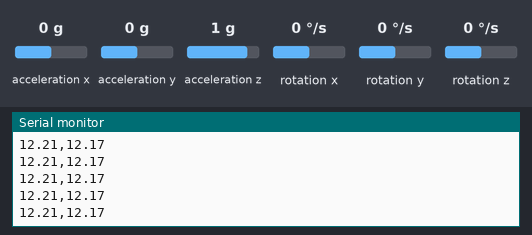
The sketch below on a simulated Teensy 4. Shown: the last lines printed to the serial monitor. Wiring (inferred from the names in the program): MPU-6050 motion sensor at I2C address 0x68. The test bench sets the inputs (shaded band); at power-on: acceleration x 0 g, acceleration y 0 g, acceleration z 1 g, rotation x 0 °/s, rotation y 0 °/s, rotation z 0 °/s.

Above: at 1.4 s.
1.5 s: acceleration x set to -1.4 g
At 2.2 s:
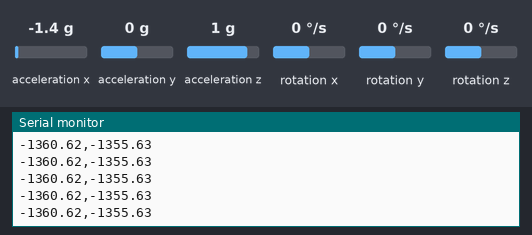
4.5 s: acceleration x set to -0.8 g
At 5.1 s:
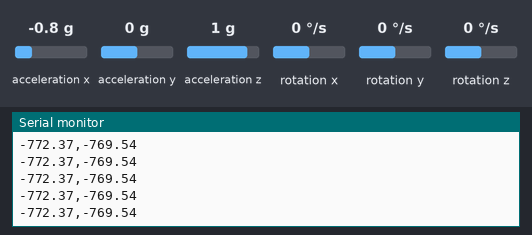
Timing chart, 0 to 7.5 s (numbered marks = the images above; inputs shaded):
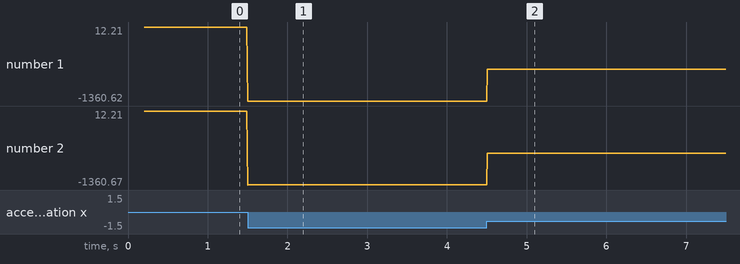

The sketch:

Test_Double_Filter.ino
```cpp
/*
Idée venu de ce pdf : https://www.unige.ch/cisa/wiki/lib/exe/fetch.php?media=psychophysiology:accelerometer_data_filtering.pdf
*/

#include <Wire.h>
#include "GY521.h"

#define RAW2G 1.0/16384.0;
#define G_TO_CM2 980.665
#define G 9.80665
#define G2 G * G
#define SQRT_G sqrt(G)
#define CORRECTION_FACTOR G2/SQRT_G
#define NUM_READINGS 50
#define BUFFER_ZONE_X 7
#define BUFFER_ZONE_Y 4
#define OFFSET_COUNTER 250
#define PRINT_ACC true

#define LOW_FC 20 //fréquence de coupure filtre passe bas
#define HIGH_FC 0.05 //fréquence de coupure filtre passe haut

GY521 sensor(0x68);

double accX, accY;

uint32_t timer;

// FILTRE PASS-HAUT
// Axe X
// Vitesse X
double entryHighpassVX;
double highPassVX;
double oldHighPassVX;

// Distance X
double entryHighpassDX;
double highPassDX;
double oldHighPassDX;

// Axe Y
// Vitesse Y
double entryHighpassVY;
double highPassVY;
double oldHighPassVY;

// Distance Y
double entryHighpassDY;
double highPassDY;
double oldHighPassDY;

// Constante de temps
double high_tau;


// FILTRE PASS-BAS
// Axe X
// Vitesse X
double entryLowpassVX;
double lowPassVX;

// Distance X
double entryLowpassDX;
double lowPassDX;

// Axe Y
// Vitesse Y
double entryLowpassVY;
double lowPassVY;

// Distance Y
double entryLowpassDY;
double lowPassDY;

// Constante de temps
double low_tau;

//MOYENNE GLISSANTE
double counter = 0;
// Accélération X
double readingsX[NUM_READINGS];
int readIndexX = 0;
double totalX = 0;
double averageX = 0;
double offsetX = 0;

// Accélération Y
double readingsY[NUM_READINGS];
int readIndexY = 0;
double totalY = 0;
double averageY = 0;
double offsetY = 0;

bool ready2go = false;
double vx, vy;
double dx, dy;
double finalDistance = 0;

bool reset_offset = false;
int counter_reset = 0;
double old_dx, old_dy = -1;

void setup_sensor() {
  delay(100);
  while (sensor.wakeup() == false)
  {
    Serial.print(millis());
    Serial.println("\tCould not connect to GY521");
    delay(1000);
  }
  sensor.setAccelSensitivity(2);  // 8g

  sensor.setThrottle();
  Serial.println("start...");

  // set calibration values from calibration sketch.
  sensor.axe = 204 * RAW2G;
  sensor.aye = 2133 * RAW2G;
  sensor.aze = 1280 * RAW2G;
}

double smoothX(double value) {
  double average;
  totalX = totalX - readingsX[readIndexX];
  readingsX[readIndexX] = value;
  totalX = totalX + readingsX[readIndexX];
  readIndexX = (readIndexX + 1) % NUM_READINGS;
  average = totalX / NUM_READINGS;
  return average;
}

double smoothY(double value) {
  double average;
  totalY = totalY - readingsY[readIndexY];
  readingsY[readIndexY] = value;
  totalY = totalY + readingsY[readIndexY];
  readIndexY = (readIndexY + 1) % NUM_READINGS;
  average = totalY / NUM_READINGS;
  return average;
}

double lowPassFilter(double e, double s, double dt) {
  return s + (dt/low_tau) * (e - s);
}

double highPassFilter(double e, double old_e, double s, double dt) {
  return s + (e - old_e) - (dt/high_tau) * s;
}

double integration(double value, double dt) {
  return value * dt;
}

double distance(double x, double y) {
  return sqrt(x * x + y * y);
}

void setup() {
  Serial.begin(115200);
  Wire.begin();
  setup_sensor();
  delay(100); // Wait for sensor to stabilize

  sensor.read();
  accX = sensor.getAccelX() * G_TO_CM2;
  accY = sensor.getAccelY() * G_TO_CM2;

  // Constantes de temps
  high_tau = 1 / (2 * PI * HIGH_FC);
  low_tau = 1 / (2 * PI * LOW_FC);

  // AXE X
  // Filtre passe haut pour la vitesse X
  entryHighpassVX = accX;
  highPassVX = accX;
  oldHighPassVX = accX;

  // Filtre passe bas pour la vitesse X
  entryLowpassVX = highPassVX;
  lowPassVX = highPassVX;

  vx = 0;
  dx = 0;

  // Filtre passe haut pour la distance X
  entryHighpassDX = vx;
  highPassDX = vx;
  oldHighPassDX = vx;

  // Filtre passe bas pour la distance X
  entryLowpassDX = highPassDX;
  lowPassDX = highPassDX;

  // AXE Y
  // Filtre passe haut pour la vitesse Y
  entryHighpassVY = accY;
  highPassVY = accY;
  oldHighPassVY = accY;

  // Filtre passe bas pour la vitesse Y
  entryLowpassVY = highPassVY;
  lowPassVY = highPassVY;

  vy = 0;
  dy = 0;

  // Filtre passe haut pour la distance Y
  entryHighpassDY = vy;
  highPassDY = vy;
  oldHighPassDY = vy;


  timer = micros();
}

void loop() {

  // Gestion des offsets
  if (counter == OFFSET_COUNTER) {
    offsetX = averageX;
    offsetY = averageY;
    ready2go = true;
    dx = 0;
    dy = 0;
    Serial.print("Offset Applied!\n");
  }

  if (counter < OFFSET_COUNTER + 1) {
    counter++;
  }

  // On récupère la valeur actuelle de l'accélération
  sensor.read();
  accX = sensor.getAccelX() * G_TO_CM2;
  accY = sensor.getAccelY() * G_TO_CM2;

  // On met à jour le delta de temps
  double dt = (double)(micros() - timer) / 1000000;
  timer = micros();

  // AXE X
  // On met à jour l'ancienne valeur du filtre passe haut pour la vitesse
  oldHighPassVX = highPassVX;

  // Filtre passe haut pour la vitesse X
  entryHighpassVX = accX;
  highPassVX = highPassFilter(entryHighpassVX, oldHighPassVX, highPassVX, dt);

  // Filtre passe haut pour la vitesse X
  entryLowpassVX = highPassVX;
  lowPassVX = lowPassFilter(entryLowpassVX, lowPassVX, dt);

  // On calcule VX
  vx = integration(lowPassVX, dt);

  // On met à jour l'ancienne valeur du filtre passe haut pour la distance X
  oldHighPassDX = highPassDX;

  //Filtrage passe haut pour la distance X
  entryHighpassDX = vx;
  highPassDX = highPassFilter(entryHighpassDX, oldHighPassDX, highPassDX, dt);

  //Filtrage passe bas pour la distance X
  entryLowpassDX = highPassDX;
  lowPassDX = lowPassFilter(entryLowpassDX, lowPassDX, dt);


  // AXE Y
  // On met à jour l'ancienne valeur du filtre passe haut pour la vitesse
  oldHighPassVY = highPassVY;

  // Filtre passe haut pour la vitesse Y
  entryHighpassVY = accY;
  highPassVY = highPassFilter(entryHighpassVY, oldHighPassVY, highPassVY, dt);

  // Filtre passe haut pour la vitesse Y
  entryLowpassVY = highPassVY;
  lowPassVY = lowPassFilter(entryLowpassVY, lowPassVY, dt);

  // On calcule VY
  vy = integration(lowPassVY, dt);

  // On met à jour l'ancienne valeur du filtre passe haut pour la distance Y
  oldHighPassDY = highPassDY;

  //Filtrage passe haut pour la distance Y
  entryHighpassDY = vy;
  highPassDY = highPassFilter(entryHighpassDY, oldHighPassDY, highPassDY, dt);

  //Filtrage passe bas pour la distance Y
  entryLowpassDY = highPassDY;
  lowPassDY = lowPassFilter(entryLowpassDY, lowPassDY, dt);


  // Lissage des courbes pour le calcul
  averageX = smoothX(lowPassDX)*100 - offsetX;
  averageY = smoothY(lowPassDY)*100 - offsetY;

  // Calcul de la distance parcourue sur l'axe X
  if ((abs(averageX) > BUFFER_ZONE_X) && ready2go) {
    old_dx = dx;
    dx += integration(abs(averageX), dt) * CORRECTION_FACTOR/100;
  }

  // Calcul de la distance parcourue sur l'axe Y
  if ((abs(averageY) > BUFFER_ZONE_Y) && ready2go) {
    old_dy = dy;
    dy += integration(abs(averageY), dt) * CORRECTION_FACTOR/100;
  }

  if ((abs(old_dx - dx) || abs(old_dy - dy)) && ready2go) {
    if (counter_reset == 500) {
      counter_reset = 0;
      dx = 0;
      dy = 0;
    } else {
      counter_reset++;
    }
  } else {
    counter_reset = 0;
  }

  // Calcul de la distance finale parcourue
  finalDistance = distance(dx, dy); //A modifier en += plus tard et du coup couvertir les dx et dy aussi

  //AFFICHAGE
  if (PRINT_ACC) {
    Serial.print(accX);Serial.print(",");
    Serial.print(highPassVX);
    Serial.print("\n");
  } else {
    Serial.print(dx);Serial.print(",");
    Serial.print(dy);Serial.print(",");
    Serial.print(finalDistance);
    Serial.print("\n");
  }

  delay(10);
}
```

GY521.cpp
```cpp
// (licence header left out)
#include "GY521.h"

// keep register names in sync with BIG MPU6050 lib
#include "GY521_registers.h"

#define GY521_WAKEUP                 0x00

#define RAD2DEGREES                 (180.0 / PI)
#define RAW2DPS_FACTOR              (1.0 / 131.0)
#define RAW2G_FACTOR                (1.0 / 16384.0)


/////////////////////////////////////////////////////
//
// PUBLIC
//
GY521::GY521(uint8_t address, TwoWire *wire)
{
  _address = address;
  _wire    = wire;
  reset();
}


#if defined (ESP8266) || defined(ESP32)
bool GY521::begin(uint8_t sda, uint8_t scl)
{
  _wire->begin(sda, scl);
  if (isConnected())
  {
    return wakeup();
  }
  return false;
}
#endif


bool GY521::begin()
{
  _wire->begin();
  if (isConnected())
  {
    return wakeup();
  }
  return false;
}


bool GY521::isConnected()
{
  _wire->beginTransmission(_address);
  return (_wire->endTransmission() == 0);
}

void GY521::reset()
{
  setThrottleTime(GY521_THROTTLE_TIME);

  _ax  = _ay  = _az  = 0;
  _aax = _aay = _aaz = 0;
  _gx  = _gy  = _gz  = 0;
  _pitch = 0;
  _roll  = 0;
  _yaw   = 0;
}


bool GY521::wakeup()
{
  _wire->beginTransmission(_address);
  _wire->write(GY521_PWR_MGMT_1);
  _wire->write(GY521_WAKEUP);
  return (_wire->endTransmission() == 0);
}


int16_t GY521::read()
{
  uint32_t now = millis();
  if (_throttle)
  {
    if ((now - _lastTime) < _throttleTime)
    {
      // not an error.
      return GY521_THROTTLED;
    }
  }
  _lastTime = now;

  // Connected ?
  _wire->beginTransmission(_address);
  _wire->write(GY521_ACCEL_XOUT_H);
  if (_wire->endTransmission() != 0)
  {
    _error = GY521_ERROR_WRITE;
    return _error;
  }

  // Get the data
  int8_t n = _wire->requestFrom(_address, (uint8_t)14);
  if (n != 14)
  {
    _error = GY521_ERROR_READ;
    return _error;
  }
  // ACCELEROMETER
  _ax = _WireRead2();  // ACCEL_XOUT_H  ACCEL_XOUT_L
  _ay = _WireRead2();  // ACCEL_YOUT_H  ACCEL_YOUT_L
  _az = _WireRead2();  // ACCEL_ZOUT_H  ACCEL_ZOUT_L
  // TEMPERATURE
  _temperature = _WireRead2(); // TEMP_OUT_H    TEMP_OUT_L
  // GYROSCOPE
  _gx = _WireRead2();  // GYRO_XOUT_H   GYRO_XOUT_L
  _gy = _WireRead2();  // GYRO_YOUT_H   GYRO_YOUT_L
  _gz = _WireRead2();  // GYRO_ZOUT_H   GYRO_ZOUT_L

  // duration interval
  now = micros();
  float duration = (now - _lastMicros) * 1e-6;  // duration in seconds.
  _lastMicros = now;


  // next lines might be merged per axis.

  // Convert raw acceleration to g's
  _ax *= _raw2g;
  _ay *= _raw2g;
  _az *= _raw2g;

  // Error correct raw acceleration (in g) measurements  // #18 kudos to Merkxic
  _ax += axe;
  _ay += aye;
  _az += aze;

  // prepare for Pitch Roll Yaw
  float _ax2 = _ax * _ax;
  float _ay2 = _ay * _ay;
  float _az2 = _az * _az;

  _aax = atan(       _ay / sqrt(_ax2 + _az2)) * RAD2DEGREES;
  _aay = atan(-1.0 * _ax / sqrt(_ay2 + _az2)) * RAD2DEGREES;
  _aaz = atan(       _az / sqrt(_ax2 + _ay2)) * RAD2DEGREES;
  // optimize #22
  // _aax = atan(_ay / hypot(_ax, _az)) * RAD2DEGREES;
  // _aay = atan(-1.0 * _ax / hypot(_ay, _az)) * RAD2DEGREES;
  // _aaz = atan(_az / hypot(_ax, _ay)) * RAD2DEGREES;

  // Convert to Celsius
  _temperature = _temperature * 0.00294117647 + 36.53;  //  == /340.0  + 36.53;

  // Convert raw Gyro to degrees/seconds
  _gx *= _raw2dps;
  _gy *= _raw2dps;
  _gz *= _raw2dps;

  // Error correct raw gyro measurements.
  _gx += gxe;
  _gy += gye;
  _gz += gze;

  _gax += _gx * duration;
  _gay += _gy * duration;
  _gaz += _gz * duration;

  _yaw   = _gaz;
  _pitch = 0.96 * _gay + 0.04 * _aay;
  _roll  = 0.96 * _gax + 0.04 * _aax;

  return GY521_OK;
}


bool GY521::setAccelSensitivity(uint8_t as)
{
  _afs = as;
  if (_afs > 3) _afs = 3;
  uint8_t val = getRegister(GY521_ACCEL_CONFIG);
  if (_error != 0)
  {
    return false;
  }
  // no need to write same value
  if (((val >> 3) & 3) != _afs)
  {
    val &= 0xE7;
    val |= (_afs << 3);
    if (setRegister(GY521_ACCEL_CONFIG, val) != GY521_OK)
    {
      return false;
    }
  }
  // calculate conversion factor.  // 4 possible values => lookup table?
  _raw2g = (1 << _afs) * RAW2G_FACTOR;
  return true;
}


uint8_t GY521::getAccelSensitivity()
{
  uint8_t val = getRegister(GY521_ACCEL_CONFIG);
  if (_error != GY521_OK)
  {
    return _error; // return and propagate error (best thing to do)
  }
  _afs = (val >> 3) & 3;
  return _afs;
}


bool GY521::setGyroSensitivity(uint8_t gs)
{
  _gfs = gs;
  if (_gfs > 3) _gfs = 3;
  uint8_t val = getRegister(GY521_GYRO_CONFIG);
  if (_error != 0)
  {
    return false;
  }
  // no need to write same value
  if (((val >> 3) & 3) != _gfs)
  {
    val &= 0xE7;
    val |= (_gfs << 3);
    if (setRegister(GY521_GYRO_CONFIG, val) != GY521_OK)
    {
      return false;
    }
  }
  // calculate conversion factor..  // 4 possible values => lookup table?
  _raw2dps = (1 << _gfs) * RAW2DPS_FACTOR;
  return true;
}


uint8_t GY521::getGyroSensitivity()
{
  uint8_t val = getRegister(GY521_GYRO_CONFIG);
  if (_error != GY521_OK)
  {
    return _error; // return and propagate error (best thing to do)
  }
  _gfs = (val >> 3) & 3;
  return _gfs;
}


uint8_t GY521::setRegister(uint8_t reg, uint8_t value)
{
  _wire->beginTransmission(_address);
  _wire->write(reg);
  _wire->write(value);
  // no need to do anything if not connected.
  if (_wire->endTransmission() != 0)
  {
    _error = GY521_ERROR_WRITE;
    return _error;
  }
  return GY521_OK;
}


uint8_t GY521::getRegister(uint8_t reg)
{
  _wire->beginTransmission(_address);
  _wire->write(reg);
  if (_wire->endTransmission() != 0)
  {
    _error = GY521_ERROR_WRITE;
    return _error;
  }
  uint8_t n = _wire->requestFrom(_address, (uint8_t) 1);
  if (n != 1)
  {
    _error = GY521_ERROR_READ;
    return _error;
  }
  uint8_t val = _wire->read();
  return val;
}


// to read register of 2 bytes.
int16_t GY521::_WireRead2()
{
  int16_t tmp = _wire->read();
  tmp <<= 8;
  tmp |= _wire->read();
  return tmp;
}


// -- END OF FILE --
```

GY521.h
```cpp
#pragma once
//
//    FILE: GY521.h
//  AUTHOR: Rob Tillaart
// VERSION: 0.3.6
// PURPOSE: Arduino library for I2C GY521 accelerometer-gyroscope sensor
//     URL: https://github.com/RobTillaart/GY521
//
// HISTORY:
// see GY521.cpp file
//


#include "Arduino.h"
#include "Wire.h"


#define GY521_LIB_VERSION           (F("0.3.6"))


#ifndef GY521_THROTTLE_TIME
#define GY521_THROTTLE_TIME         10   // milliseconds
#endif


// ERROR CODES
#define GY521_OK                     0
#define GY521_THROTTLED              1
#define GY521_ERROR_READ            -1
#define GY521_ERROR_WRITE           -2
#define GY521_ERROR_NOT_CONNECTED   -3


class GY521
{
public:
  GY521(uint8_t address = 0x69, TwoWire *wire = &Wire); // 0x68 or 0x69


#if defined (ESP8266) || defined(ESP32)
  bool     begin(uint8_t sda, uint8_t scl);
#endif
  bool     begin();
  bool     isConnected();
  void     reset();


  bool     wakeup();
  // throttle to force delay between reads.
  void     setThrottle(bool throttle = true) { _throttle = throttle; };
  bool     getThrottle()                     { return _throttle; };
  // 0..65535 (max milliseconds == roughly 1 minute.
  void     setThrottleTime(uint16_t ti )     { _throttleTime = ti; };
  uint16_t getThrottleTime()                 { return _throttleTime; };


  // returns GY521_OK or one of the error codes above.
  int16_t  read();

  // SET BEFORE READ
  // as = 0,1,2,3 ==> 2g 4g 8g 16g
  bool     setAccelSensitivity(uint8_t as);
  uint8_t  getAccelSensitivity();          // returns 0,1,2,3
  // gs = 0,1,2,3  ==>  250, 500, 1000, 2000 degrees/second
  bool     setGyroSensitivity(uint8_t gs);
  uint8_t  getGyroSensitivity();           // returns 0,1,2,3

  // CALL AFTER READ
  float    getAccelX()   { return _ax; };
  float    getAccelY()   { return _ay; };
  float    getAccelZ()   { return _az; };
  float    getAngleX()   { return _aax; };
  float    getAngleY()   { return _aay; };
  float    getAngleZ()   { return _aaz; };
  float    getTemperature() { return _temperature; };
  float    getGyroX()    { return _gx; };
  float    getGyroY()    { return _gy; };
  float    getGyroZ()    { return _gz; };
  float    getPitch()    { return _pitch; };
  float    getRoll()     { return _roll; };
  float    getYaw()      { return _yaw; };


  // last time sensor is actually read.
  uint32_t lastTime()    { return _lastTime; };


  // generic worker to get access to all functionality
  uint8_t  setRegister(uint8_t reg, uint8_t value);
  uint8_t  getRegister(uint8_t reg);


  // get last error and reset error to OK.
  int16_t  getError()    { return _error; _error = GY521_OK; };


  // calibration errors
  float    axe = 0, aye = 0, aze = 0;  // accelerometer errors
  float    gxe = 0, gye = 0, gze = 0;  // gyro errors


private:
  uint8_t  _address;                // I2C address
  bool     _throttle = true;        // to prevent reading too fast
  uint16_t _throttleTime = GY521_THROTTLE_TIME;
  uint32_t _lastTime = 0;           // to measure duration for math & throttle
  uint32_t _lastMicros = 0;         // to measure duration for math & throttle
  int16_t  _error = GY521_OK;       // initially everything is OK

  uint8_t  _afs = 0;                // sensitivity factor
  float    _raw2g = 1.0/16384.0;    // raw data to gravity g's
  float    _ax, _ay, _az;           // accelerometer raw
  float    _aax, _aay, _aaz;        // accelerometer processed

  uint8_t  _gfs = 0;
  float    _raw2dps = 1.0/131.0;
  float    _gx, _gy, _gz;           // gyro raw
  float    _gax, _gay, _gaz;        // gyro processed.
  float    _pitch, _roll, _yaw;     // used by user

  float    _temperature = 0;

  // to read register of 2 bytes.
  int16_t  _WireRead2();

  TwoWire*  _wire;
};


// -- END OF FILE --
```

Source omitted: GY521_registers.h (5083 bytes)

Measured:
- after the input at 1.5 s, the serial monitor: prints a new line at once (image 1)
- after the input at 4.5 s, the serial monitor: prints a new line at once (image 2)
- plotted number 1: 12.21 → -1360.62 after the input at 1.5 s, -1360.62 → -772.37 after the input at 4.5 s
- plotted number 2: 12.17 → -1355.63 after the input at 1.5 s, -1355.63 → -769.54 after the input at 4.5 s
